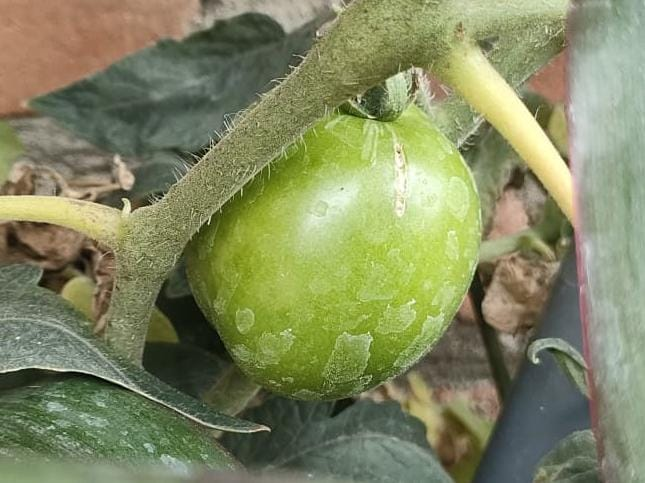
#> input picture docs/Segmentasi/Tomat Hijau.jpg, 645 x 483 px, found by its file name
$ python hsv.py
#> lines starting #> are read from the running program, lines starting #| are printed output that depends on the picture; after the words box and inside, x2 and y2 are one past the last pixel; in counts of white or black regions, pixels touching at a corner belong together
import cv2
import numpy as np
import datetime
import os

# --- 1. FUNGSI KOSONG ---
def empty(a):
    pass

# --- 2. SETUP JENDELA dan GAMBAR ---
# GANTI NAMA FILE INI dengan salah satu gambar tomat Anda
path = 'Tomat Hijau.jpg'
img = cv2.imread(path)
#> img is the input picture: shape (483, 645, 3); mean B, G, R 96.9, 135.8, 129.7
if img is None:
    print(f"Error: Tidak dapat memuat gambar dari path: {path}")
    exit()

# Ubah ukuran gambar agar lebih kecil dan muat di layar
scale_percent = 50 # Ubah menjadi 50% ukuran asli
width = int(img.shape[1] * scale_percent / 120)
#> width = 268
height = int(img.shape[0] * scale_percent / 120)
#> height = 201
dim = (width, height)
#> dim = (268, 201)
img = cv2.resize(img, dim, interpolation = cv2.INTER_AREA)
#> img: shape (201, 268, 3)

imgHSV = cv2.cvtColor(img, cv2.COLOR_BGR2HSV)
#> imgHSV: shape (201, 268, 3); mean H, S, V 40.4, 79.8, 140.2
window_name = 'HSV RISet - Atur Ukuran Jendela Ini'
cv2.namedWindow(window_name)

# --- 3. SETUP TRACKBAR (Nilai Awal disetel untuk Hijau) ---
cv2.createTrackbar("H_Min", window_name, 40, 179, empty)
cv2.createTrackbar("S_Min", window_name, 40, 255, empty)
cv2.createTrackbar("V_Min", window_name, 40, 255, empty)
cv2.createTrackbar("H_Max", window_name, 80, 179, empty)
cv2.createTrackbar("S_Max", window_name, 255, 255, empty)
cv2.createTrackbar("V_Max", window_name, 255, 255, empty)

# --- 4. LOOP UTAMA ---
while True:
    # Ambil nilai dari trackbar
    h_min = cv2.getTrackbarPos("H_Min", window_name)
    s_min = cv2.getTrackbarPos("S_Min", window_name)
    v_min = cv2.getTrackbarPos("V_Min", window_name)
    h_max = cv2.getTrackbarPos("H_Max", window_name)
    s_max = cv2.getTrackbarPos("S_Max", window_name)
    v_max = cv2.getTrackbarPos("V_Max", window_name)

    # Definisikan batas
    lower = np.array([h_min, s_min, v_min])
    upper = np.array([h_max, s_max, v_max])

    # Terapkan segmentasi
    mask = cv2.inRange(imgHSV, lower, upper)
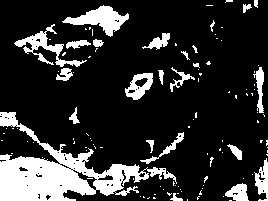
#> mask: shape (201, 268); 18.4% white; 114 white regions (90 under 20 px), largest, box (x1, y1, x2, y2) and area: (0, 112, 177, 201) 5331, (62, 5, 129, 37) 892, (14, 24, 87, 67) 732

    # Gabungkan semua untuk tampilan ringkas
    h_stack = np.hstack([img, cv2.cvtColor(mask, cv2.COLOR_GRAY2BGR)])
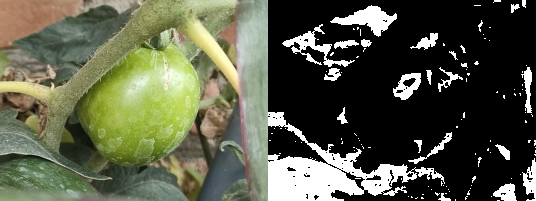
#> h_stack: shape (201, 536, 3); mean B, G, R 72, 91.4, 88.4

    # Tampilkan hasilnya
    cv2.imshow(window_name, h_stack)

    key = cv2.waitKey(1) & 0xFF
#> (key q is pressed here)
    if key == ord('q'):
        break

    # Tombol 's' untuk menyimpan hasil segmentasi dan mencatat nilai
    if key == ord('s'):
        timestamp = datetime.datetime.now().strftime("%Y%m%d_%H%M%S")

        # 1. Simpan screenshot gabungan (sebagai bukti visual)
        cv2.imwrite(f'BUKTI_HSV_Riset_{timestamp}.png', h_stack)

        # 2. Catat nilai ke file teks (sebagai bukti data)
        file_name = 'CATATAN_HSV_Riset.txt'
        mode = 'a' if os.path.exists(file_name) else 'w'
        with open(file_name, mode) as f:
            f.write(f"\n--- DATA RISet ({timestamp}) ---\n")
            f.write(f"Gambar Uji: {path}\n")
            f.write(f"Lower Bound (Batas Bawah): ({h_min}, {s_min}, {v_min})\n")
            f.write(f"Upper Bound (Batas Atas): ({h_max}, {s_max}, {v_max})\n")
            f.write("-------------------------------------\n")

        print(f"Data dan Screenshot disimpan dengan timestamp: {timestamp}")

cv2.destroyAllWindows()

$ run again, with docs/Segmentasi/Tomat Merah.jpg copied over docs/Segmentasi/Tomat Hijau.jpg
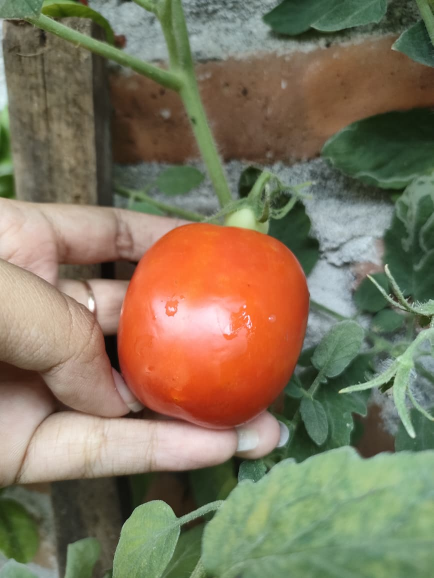
#> input picture docs/Segmentasi/Tomat Merah.jpg, 867 x 1156 px, found by its file name (shown at 1/2 size)
#> img is the input picture: shape (1156, 867, 3); mean B, G, R 92.9, 117.4, 128
#> img: shape (481, 361, 3)
#> imgHSV: shape (481, 361, 3); mean H, S, V 37.6, 87.8, 139.7
#> `mask = cv2.inRange(imgHSV, lower, upper)`:
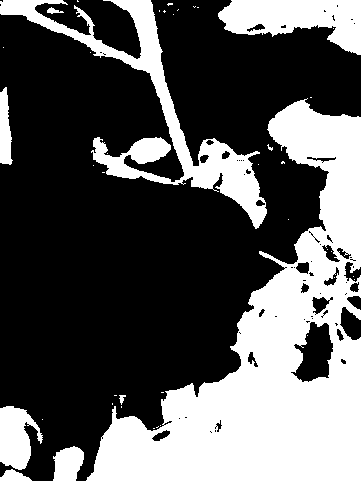
#> mask: shape (481, 361); 35.1% white; 42 white regions (33 under 20 px), largest, box (x1, y1, x2, y2) and area: (86, 98, 361, 481) 42366, (0, 0, 267, 229) 10065, (218, 0, 361, 55) 4746
#> `h_stack = np.hstack([img, cv2.cvtColor(mask, cv2.COLOR_GRAY2BGR)])`:
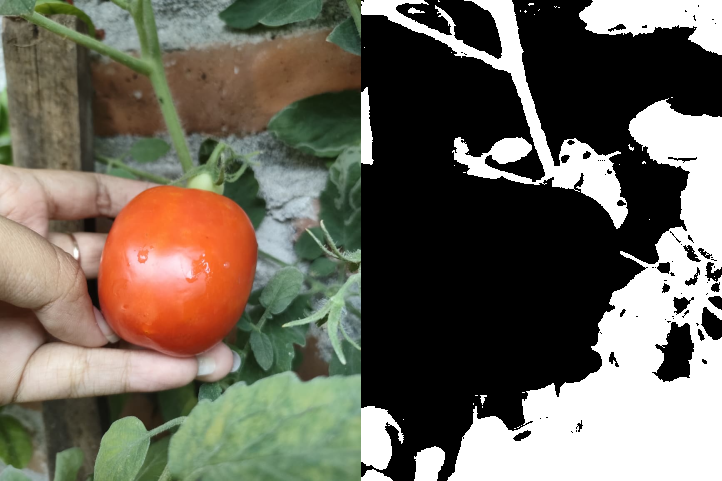
#> h_stack: shape (481, 722, 3); mean B, G, R 91.2, 103.5, 108.8

$ run again, with docs/Segmentasi/Tomat Orange.jpg copied over docs/Segmentasi/Tomat Hijau.jpg
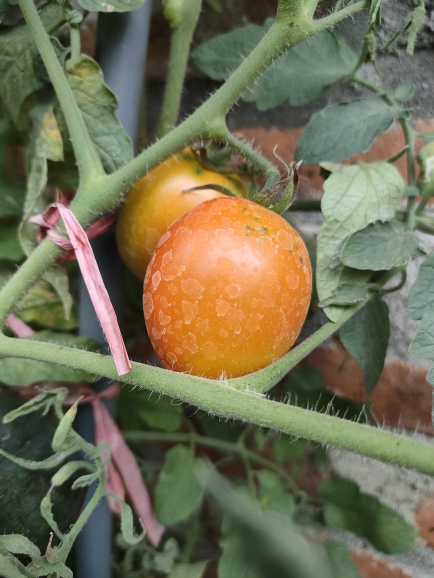
#> input picture docs/Segmentasi/Tomat Orange.jpg, 867 x 1156 px, found by its file name (shown at 1/2 size)
#> img is the input picture: shape (1156, 867, 3); mean B, G, R 83.7, 110.7, 113.5
#> img: shape (481, 361, 3)
#> imgHSV: shape (481, 361, 3); mean H, S, V 46.4, 81.1, 123.7
#> `mask = cv2.inRange(imgHSV, lower, upper)`:
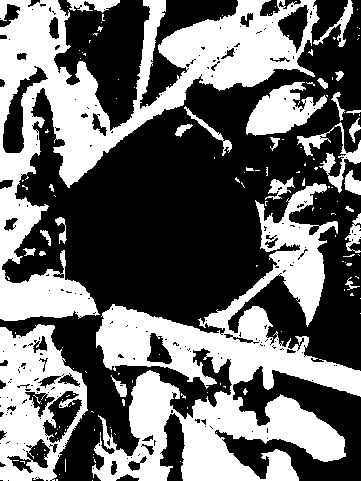
#> mask: shape (481, 361); 42.1% white; 146 white regions (119 under 20 px), largest, box (x1, y1, x2, y2) and area: (92, 183, 361, 481) 29942, (0, 0, 320, 321) 28402, (0, 324, 88, 481) 7854
#> `h_stack = np.hstack([img, cv2.cvtColor(mask, cv2.COLOR_GRAY2BGR)])`:
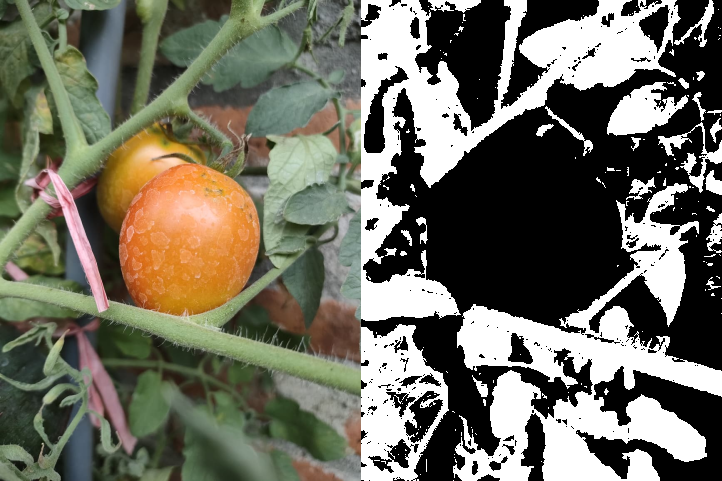
#> h_stack: shape (481, 722, 3); mean B, G, R 95.6, 109, 110.5
